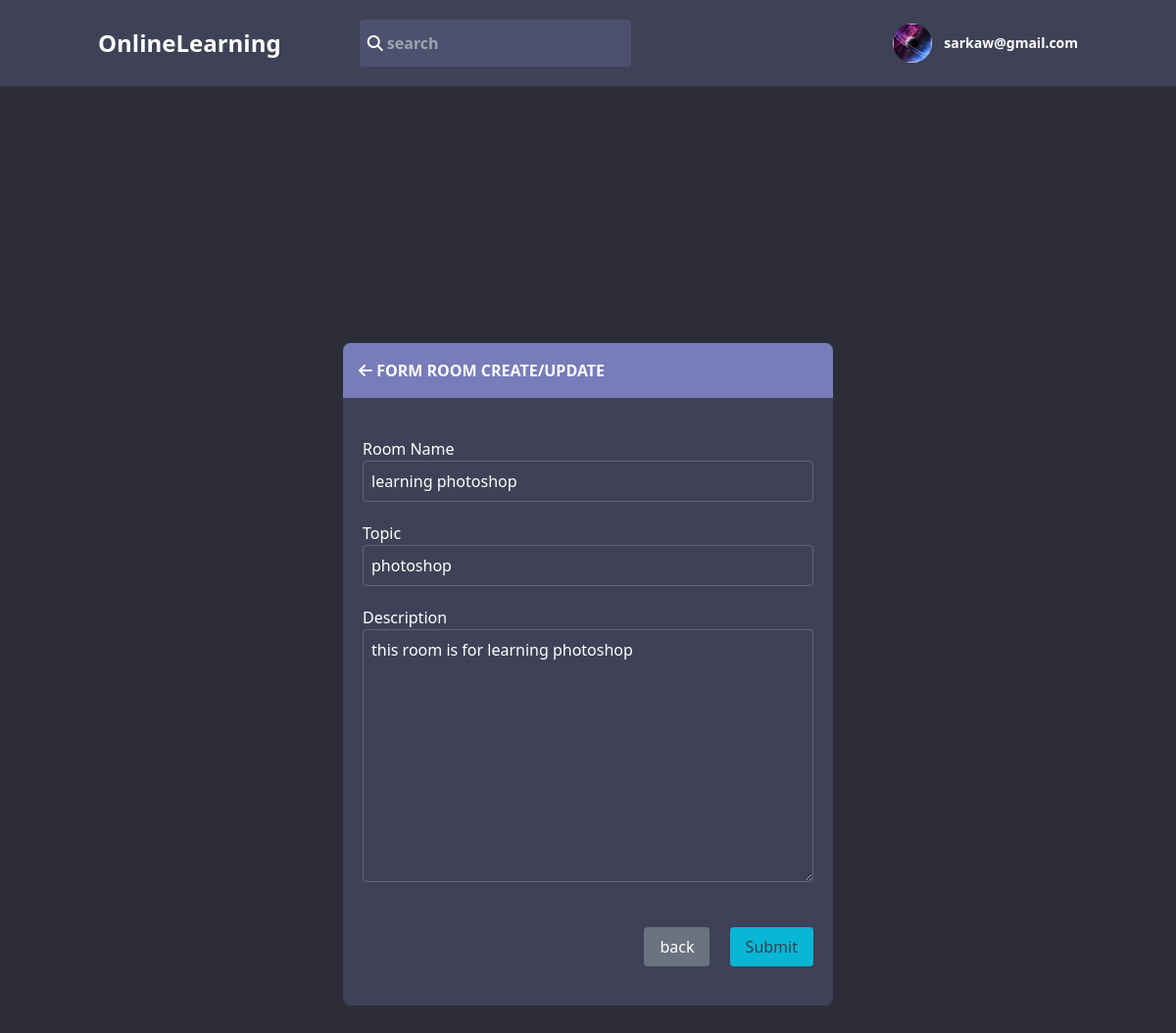
/updateRoom/2 (signed in), run on the app's committed database.
### base/models.py (models this page shows, shortened)
class User(AbstractUser):
    name = models.CharField(max_length=100)
    bio = models.TextField(blank=True, null=True)
    email = models.EmailField(unique=True)
    password = models.CharField(max_length=32)
    avatar = models.ImageField(null=True, default = 'avatar.png')
    USERNAME_FIELD = 'email'
    REQUIRED_FIELDS = []

class Room(models.Model):
    host = models.ForeignKey(User, on_delete=models.CASCADE)
    topic= models.ForeignKey(Topic, on_delete=models.SET_NULL, null=True)
    name = models.CharField(max_length=200)
    particpanties = models.ManyToManyField(User, related_name='participants', blank=True)
    description = models.TextField(null=True, blank=True)
    update = models.DateTimeField(auto_now=True)
    create_at = models.DateTimeField(auto_now_add=True)
    class Meta:
        ordering = ['-create_at']

class Topic(models.Model):
    name = models.CharField(max_length=100)
    update = models.DateTimeField(auto_now=True)
    create_at = models.DateTimeField(auto_now_add=True)
    def __str__(self):
        return self.name

### base/views.py (the view, shortened to what this page needs)
# urls.py: path("updateRoom/<str:pk>",views.roomUpdate, name="updateRoom"),
@login_required(login_url='loginPage')
def roomUpdate(request,pk):
    room = Room.objects.get(id=int(pk))
    form = RoomForm(instance=room)
    topic = Topic.objects.all()
    return render(request,'base/roomCreate.html',{'form': form,'topic':topic,'room':room})

### base/forms.py
class RoomForm(forms.ModelForm):
     class Meta:
        model = Room
        fields = ['name','description','topic']

### base/templates/base/roomCreate.html (shortened to what this page needs)
{% extends 'main.html' %}
{% block content %}
    {% load widget_tweaks  %}
    <form method="post">
        <div class="h-screen flex items-center justify-center">
            <div class="w-5/12 rounded-lg text-white mainColor overflow-hidden">
                <div class="p-4 uppercase boxColor font-bold">
                   <button  onclick="window.history.back()" class="focus:outline-none"><i class="fas fa-arrow-left"></i></button> Form Room Create/update
                </div>
                <div class="py-10 px-5">
                    <div>
                        <p>Room Name</p>
                        {% render_field form.name class+="bg-transparent p-2 w-full  focus:outline-none rounded border border-gray-100/20" %}
                    </div>
                    <div class="mt-5">
                        Topic
                        <input type="text" value="{{ room.topic.name }}" name="topic" list="topic" class="bg-transparent p-2 w-full  focus:outline-none rounded border border-gray-100/20">
                    </div>
                    <div class="mt-5">
                        <p>Description</p>
                        {% render_field form.description class+="bg-transparent p-2 w-full  focus:outline-none rounded border border-gray-100/20" %}
                    </div>
                    <div class="text-right mt-10">
                        <button onclick="window.history.back()"  class="bg-gray-500 px-4 py-2 rounded  text-white mx-4">back</button>
                        <button  class="bg-cyan-500 px-4 py-2 rounded text-gray-700">Submit</button>
                    </div>
                </div>
            </div>
        </div>
    </form>
{% endblock %}

### templates/nav.html (shortened to what this page needs)
<div class="mainColor py-5">
    <div class="flex flex-wrap items-center text-white font-bold justify-between w-10/12 mx-auto">
        <div class="space-x-20 w-8/12 flex items-center">
            <a href="/" class="text-2xl">OnlineLearning</a>
            <div class="py-3 px-2 w-5/12 searchColor rounded space-x-3 flex items-center">
                <form method="get" class="w-full">
                    <i class="fas fa-search"></i>
                    <input type="text" class="bg-transparent w-10/12 focus:outline-none" placeholder="search" name="q" id="">
                </form>
            </div>
        </div>
        <div class="relative">
            {% if not request.user.is_authenticated %}
            <a href="{% url 'loginPage' %}"> <i class="fas fa-user"></i> Login</a>
           {% else %}
            <button onclick="modalFun()" class="flex focus:outline-none font-bold items-center space-x-3">
                <img style="background-image:url('{{ request.user.avatar.url }}')" class="w-10 h-10 coverImg rounded-full" alt="">
                <p class="text-sm">{{ request.user }}</p>
            </button>
           {% endif %}
        </div>
    </div>
</div>

### static/style/style.css (style rules this page uses)
html, body { background-color: #2d2d39; }
.mainColor { background-color: #3f4156; }
.boxColor { background-color: #787cb8; }
.searchColor { background-color: #696d975e; }
.coverImg { background-position: center; background-size: cover; }

### data on the page
User: user "sarkaw@gmail.com"
Room: name "learning photoshop", topic "photoshop", description "this room is for learning photoshop"
